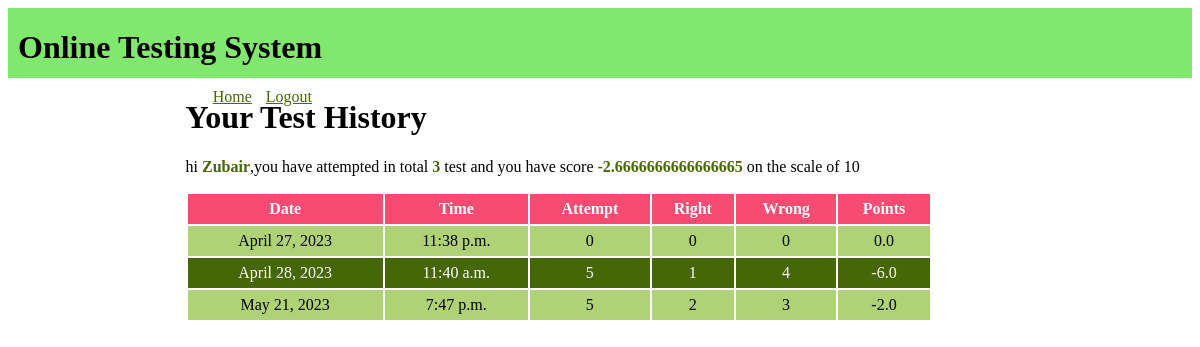
Screenshot of /OTS/test-history (signed in) with the database file from the repository.
### OTS/models.py (models this page shows, shortened)
class Candidate(models.Model):
    username=models.CharField(primary_key=True,max_length=20)
    password=models.CharField(null=False,max_length=20)
    name=models.CharField(null=False,max_length=30)
    test_attempted=models.IntegerField(default=0)
    points=models.FloatField(default=0.0)

class Result(models.Model):
    resultid=models.BigAutoField(primary_key=True,auto_created=True)
    username=models.ForeignKey(Candidate,on_delete=models.CASCADE)
    date=models.DateField(auto_now=True)
    time=models.TimeField(auto_now=True)
    attempt=models.IntegerField()
    right=models.IntegerField()
    wrong=models.IntegerField()
    points=models.FloatField()

### OTS/views.py (the view)
# urls.py: path('test-history',testResultHistory,name='testHistory'),
def testResultHistory(request):
    if 'name' not in request.session.keys():
        res=HttpResponseRedirect("login")
        return res
    candidate=Candidate.objects.filter(username=request.session['username'])
    results=Result.objects.filter(username_id=candidate[0].username)
    context={'candidate':candidate[0],'result':results}
    res=render(request,'candidate_history.html',context)
    return res

### OTS/templates/candidate_history.html (shortened to what this page needs)
{% extends 'master.html' %}
{% block top %}
<a href="{% url 'OTS:home' %}">Home</a>
<a href="{% url 'OTS:logout' %}">Logout</a>
{% endblock  %}
{% block content %}
<h1>Your Test History</h1>
<p>hi <span class="special">{{candidate.name}}</span>,you have attempted in total  <span class="special">{{candidate.test_attempted}}</span> test and you have score <span class="special">{{candidate.points}}</span> on the scale of 10</p>
<table>
    <tr>
        <th>Date </th>
        <th>Time </th>
        <th>Attempt </th>
        <th>Right </th>
        <th>Wrong </th>
        <th>Points </th>
    </tr>
    {% for r in result %}
    <tr>
        <td>{{r.date}}</td>
        <td>{{r.time}}</td>
        <td>{{r.attempt}}</td>
        <td>{{r.right}}</td>
        <td>{{r.wrong}}</td>
        <td>{{r.points}}</td>
    </tr>
    {% endfor %}
</table>
{% endblock  %}

### OTS/static/theme.css (style rules this page uses)
* { font-family: Georgia, 'Times New Roman', Times, serif; }
.top div.menu a { color:#456705; display:inline-block; min-width:30px; margin-right:10px; }
table { width:90%; }
table tr:nth-child(odd) { background-color:#456705; color:white; height:30px; }
table tr:nth-child(even) { background-color:#AFD275; height:30px; }
table tr:first-child { background-color:#F64C72; }
table td { text-align:center; }
span.special { color:#456705; font-weight:bold; }

### rows the page displays
Candidate: name "Zubair", test_attempted "3", points "-2.6666666666666665"
Result: date "April 27, 2023", time "11:38 p.m.", attempt "0", right "0", wrong "0", points "0.0"
Result: date "April 28, 2023", time "11:40 a.m.", attempt "5", right "1", wrong "4", points "-6.0"
Result: date "May 21, 2023", time "7:47 p.m.", attempt "5", right "2", wrong "3", points "-2.0"
